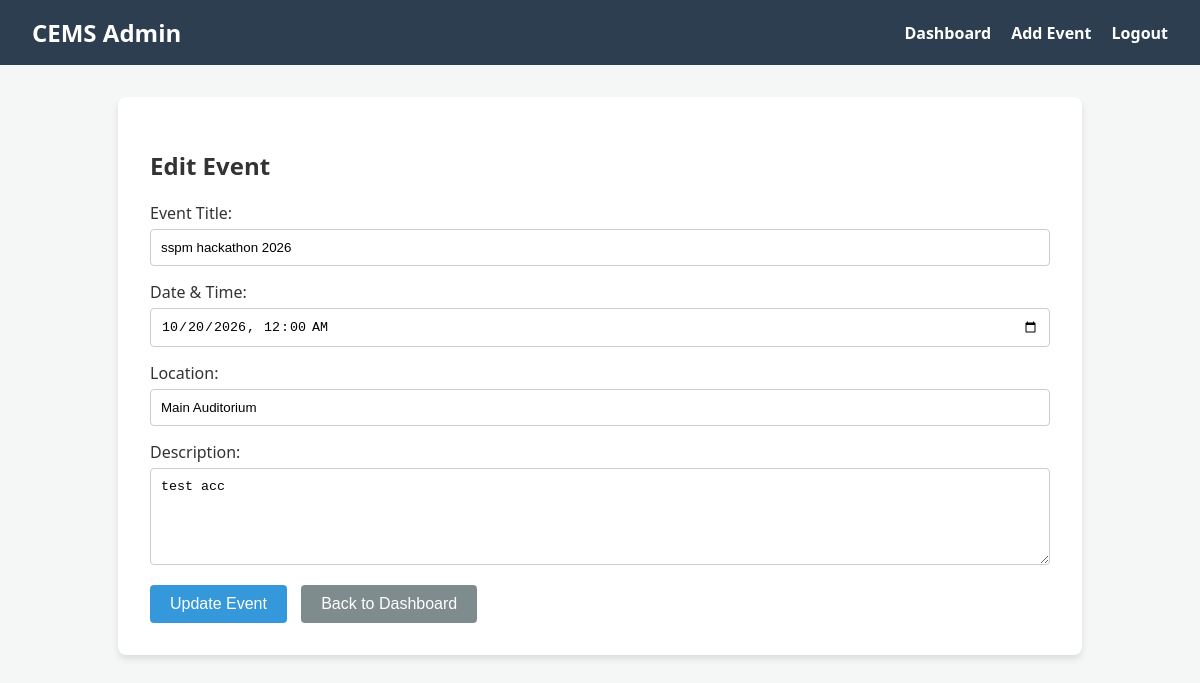
/admin/edit_event.php?id=4 (signed in), run on the app's committed database.
### tables this page shows
CREATE TABLE `events` (
  `id` int(11) NOT NULL,
  `title` varchar(200) NOT NULL,
  `description` text NOT NULL,
  `event_date` date NOT NULL,
  `location` varchar(255) NOT NULL,
  `image_path` varchar(255) DEFAULT NULL,
  `max_capacity` int(11) NOT NULL DEFAULT 50,
  `event_time` time NOT NULL,
  `venue` varchar(200) NOT NULL,
  `image` varchar(255) DEFAULT NULL,
  `created_at` timestamp NOT NULL DEFAULT current_timestamp()
);

### admin/edit_event.php (the view, shortened to what this page needs)
<?php
require_once "../config/database.php";
$id = isset($_GET['id']) ? (int)$_GET['id'] : 0;
$result = $conn->query("SELECT * FROM events WHERE id = $id");
$event = $result->fetch_assoc();
?>
<!DOCTYPE html>
<html lang="en">
<head>
    <link rel="stylesheet" href="../css/style.css">
</head>
<body>
    <nav>
        <h1>CEMS Admin</h1>
        <ul>
            <li><a href="dashboard.php">Dashboard</a></li>
            <li><a href="add_event.php">Add Event</a></li>
            <li><a href="../logout.php">Logout</a></li>
        </ul>
    </nav>
    <div class="container">
        <h2>Edit Event</h2>
        <form method="POST" action="">
            <label>Event Title:</label><br>
            <input type="text" name="title" value="<?php echo htmlspecialchars($event['title']); ?>" required><br>
            <label>Date & Time:</label><br>
            <input type="datetime-local" name="event_date" value="<?php echo date('Y-m-d\TH:i', strtotime($event['event_date'])); ?>" required><br>
            <label>Location:</label><br>
            <input type="text" name="location" value="<?php echo htmlspecialchars($event['location']); ?>" required><br>
            <label>Description:</label><br>
            <textarea name="description" rows="5" required><?php echo htmlspecialchars($event['description']); ?></textarea><br>
            <button type="submit">Update Event</button>
            <a href="dashboard.php" style="margin-left:10px; text-decoration:none;">
                <button type="button" style="background-color:#7f8c8d;">Back to Dashboard</button>
            </a>
        </form>
    </div>
</body>
</html>

### css/style.css (style rules this page uses)
body { font-family: 'Segoe UI', Tahoma, Geneva, Verdana, sans-serif; margin: 0; padding: 0; background-color: #f4f7f6; color: #333; }
nav { background-color: #2c3e50; color: white; padding: 1rem 2rem; display: flex; justify-content: space-between; align-items: center; }
nav h1 { margin: 0; font-size: 1.5rem; }
nav ul { list-style: none; display: flex; gap: 20px; margin: 0; padding: 0; }
nav a { color: white; text-decoration: none; font-weight: bold; }
.container { max-width: 900px; margin: 2rem auto; background: white; padding: 2rem; border-radius: 8px; box-shadow: 0 4px 6px rgba(0,0,0,0.1); }
input, textarea, select { width: 100%; padding: 10px; margin-top: 5px; margin-bottom: 15px; border: 1px solid #ccc; border-radius: 4px; box-sizing: border-box; }
button { background-color: #3498db; color: white; border: none; padding: 10px 20px; cursor: pointer; border-radius: 4px; font-size: 1rem; }

### data on the page
events: title "sspm hackathon 2026", event_date "10/20/2026 00:00", location "Main Auditorium", description "test acc"
